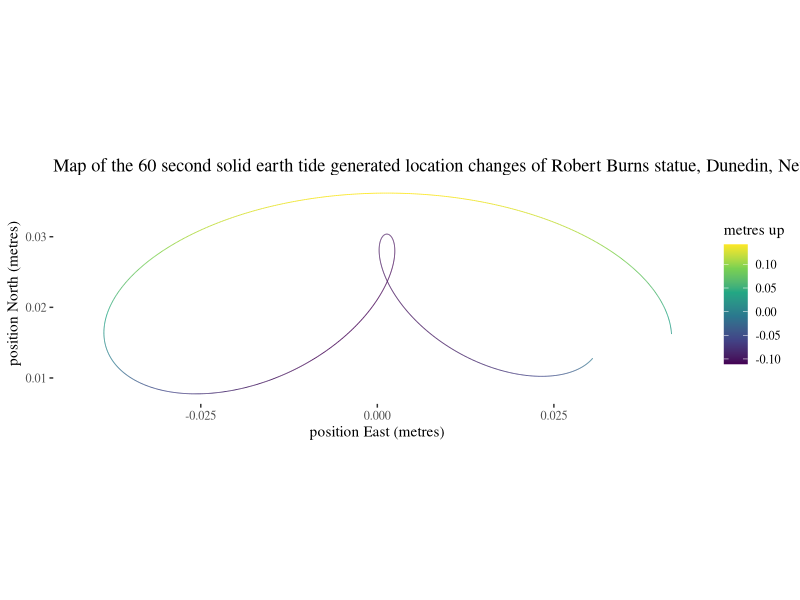

Generate this figure with R:
# solid earth tide
# data from using the DOS exe 'solid' from
# https://geodesyworld.github.io/SOFTS/solid.htm
# using robbie bruns statue, Dunedin, 2019-11-2 as input

library(ggplot2)
library(ggthemes)
library(dplyr)
library(ggrepel)

nov2rob <- read.table("solid.txt", skip=2)
names(nov2rob) <- c("second","m_north", "m_east", "m_up")
nov2rob %>% mutate(to_north=lead(m_north), to_east=lead(m_east),
                   when = case_when(second == 21600 ~ "6 am",
                                    second == 43200 ~ "noon",
                                    second == 64800 ~ "6 pm",
                                    TRUE ~ "")) %>%
  ggplot(aes(x=m_east,y=m_north, colour=m_up, xend=to_east, yend=to_north, label=when)) + 
  geom_segment(size=0.3) + scale_color_viridis_c("metres up") + coord_equal() + 
  geom_text_repel(nudge_x = -0.003) + theme_tufte() +
  ggtitle("Map of the 60 second solid earth tide generated location changes of Robert Burns statue, Dunedin, New Zealand for the day of 2nd November 2019 (UTC)") + xlab("position East (metres)") +
  ylab("position North (metres)")
